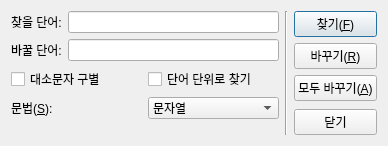
<?xml version="1.0" encoding="UTF-8"?>
<ui version="4.0">
 <class>FindReplaceDialog</class>
 <widget class="QDialog" name="FindReplaceDialog">
  <property name="geometry">
   <rect>
    <x>0</x>
    <y>0</y>
    <width>388</width>
    <height>146</height>
   </rect>
  </property>
  <property name="windowTitle">
   <string>찾기 및 바꾸기</string>
  </property>
  <layout class="QHBoxLayout" name="horizontalLayout_3">
   <item>
    <layout class="QVBoxLayout" name="verticalLayout">
     <item>
      <layout class="QGridLayout" name="gridLayout">
       <item row="0" column="0">
        <widget class="QLabel" name="findLabel">
         <property name="text">
          <string>찾을 단어:</string>
         </property>
         <property name="buddy">
          <cstring>findLineEdit</cstring>
         </property>
        </widget>
       </item>
       <item row="0" column="1">
        <widget class="QLineEdit" name="findLineEdit"/>
       </item>
       <item row="1" column="0">
        <widget class="QLabel" name="replaceLabel">
         <property name="text">
          <string>바꿀 단어:</string>
         </property>
         <property name="buddy">
          <cstring>replaceLineEdit</cstring>
         </property>
        </widget>
       </item>
       <item row="1" column="1">
        <widget class="QLineEdit" name="replaceLineEdit"/>
       </item>
      </layout>
     </item>
     <item>
      <layout class="QHBoxLayout" name="horizontalLayout">
       <item>
        <widget class="QCheckBox" name="caseCheckBox">
         <property name="text">
          <string>대소문자 구별</string>
         </property>
        </widget>
       </item>
       <item>
        <widget class="QCheckBox" name="wholeCheckBox">
         <property name="text">
          <string>단어 단위로 찾기</string>
         </property>
         <property name="checked">
          <bool>false</bool>
         </property>
        </widget>
       </item>
      </layout>
     </item>
     <item>
      <layout class="QHBoxLayout" name="horizontalLayout_2">
       <item>
        <widget class="QLabel" name="syntaxLabel">
         <property name="text">
          <string>문법(&amp;S):</string>
         </property>
         <property name="buddy">
          <cstring>syntaxComboBox</cstring>
         </property>
        </widget>
       </item>
       <item>
        <widget class="QComboBox" name="syntaxComboBox">
         <item>
          <property name="text">
           <string>문자열</string>
          </property>
         </item>
         <item>
          <property name="text">
           <string>정규표현식</string>
          </property>
         </item>
        </widget>
       </item>
      </layout>
     </item>
     <item>
      <spacer name="verticalSpacer">
       <property name="orientation">
        <enum>Qt::Vertical</enum>
       </property>
       <property name="sizeHint" stdset="0">
        <size>
         <width>20</width>
         <height>40</height>
        </size>
       </property>
      </spacer>
     </item>
    </layout>
   </item>
   <item>
    <widget class="Line" name="line">
     <property name="orientation">
      <enum>Qt::Vertical</enum>
     </property>
    </widget>
   </item>
   <item>
    <layout class="QVBoxLayout" name="verticalLayout_2">
     <item>
      <widget class="QPushButton" name="findButton">
       <property name="text">
        <string>찾기(&amp;F)</string>
       </property>
      </widget>
     </item>
     <item>
      <widget class="QPushButton" name="replaceButton">
       <property name="text">
        <string>바꾸기(&amp;R)</string>
       </property>
      </widget>
     </item>
     <item>
      <widget class="QPushButton" name="replaceAllButton">
       <property name="text">
        <string>모두 바꾸기(&amp;A)</string>
       </property>
      </widget>
     </item>
     <item>
      <spacer name="verticalSpacer_2">
       <property name="orientation">
        <enum>Qt::Vertical</enum>
       </property>
       <property name="sizeHint" stdset="0">
        <size>
         <width>20</width>
         <height>40</height>
        </size>
       </property>
      </spacer>
     </item>
     <item>
      <widget class="QPushButton" name="closeButton">
       <property name="text">
        <string>닫기</string>
       </property>
      </widget>
     </item>
    </layout>
   </item>
  </layout>
 </widget>
 <tabstops>
  <tabstop>findLineEdit</tabstop>
  <tabstop>replaceLineEdit</tabstop>
  <tabstop>caseCheckBox</tabstop>
  <tabstop>wholeCheckBox</tabstop>
  <tabstop>syntaxComboBox</tabstop>
  <tabstop>findButton</tabstop>
  <tabstop>replaceButton</tabstop>
  <tabstop>replaceAllButton</tabstop>
  <tabstop>closeButton</tabstop>
 </tabstops>
 <resources/>
 <connections>
  <connection>
   <sender>closeButton</sender>
   <signal>clicked()</signal>
   <receiver>FindReplaceDialog</receiver>
   <slot>reject()</slot>
   <hints>
    <hint type="sourcelabel">
     <x>317</x>
     <y>129</y>
    </hint>
    <hint type="destinationlabel">
     <x>313</x>
     <y>102</y>
    </hint>
   </hints>
  </connection>
 </connections>
</ui>
